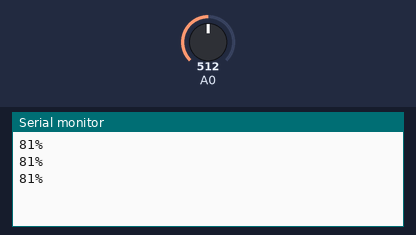
Recording of a sketch running on a simulated Arduino Uno, built with avr-gcc and run on an emulated ATmega328P. Shown: the last lines printed to the serial monitor. The inputs (shaded band) are chosen by the test bench; at power-on: A0 = 512.

Above: at 1.3 s.
1.4 s: A0 set to 716
At 1.9 s:
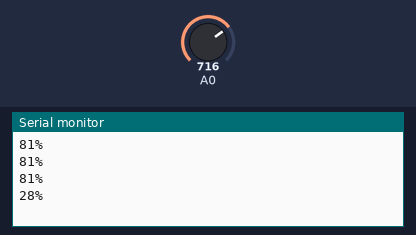
2.9 s: A0 set to 900
At 3.4 s:
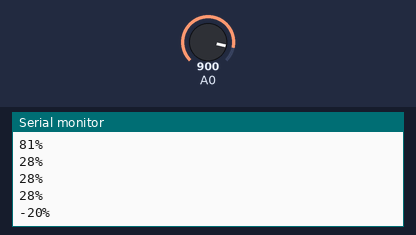
Timing chart, 0 to 5.9 s (numbered marks = the images above; inputs shaded):
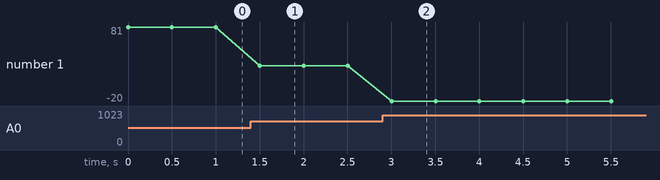

The sketch:

AlphaMoistureV2.ino
```cpp
const int dry=820;
const int wet=437;

void setup()
{
  Serial.begin(9600);
}

void loop()
{
  int sensorVal = analogRead(A0);

  int percentageHumidity = map(sensorVal, wet, dry, 100, 0);

  Serial.print(percentageHumidity);
  Serial.println("%");

  delay(500);
}

// PRE-ALPHA CODE TO GRAPHICALLY MEASURE SOIL MOISTURE IN %.
```

Measured:
- after the input at 1.4 s, the serial monitor: prints a new line after 0.10 s (image 1)
- after the input at 2.9 s, the serial monitor: prints a new line after 0.10 s (image 2)
- plotted number 1: 81 → 28 after the input at 1.4 s, 28 → -20 after the input at 2.9 s
